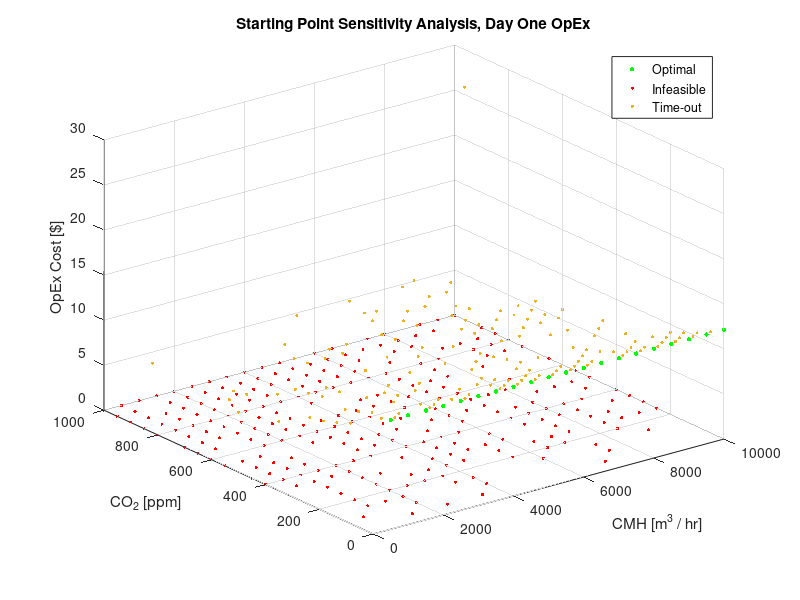

This chart was generated by the following MATLAB code:
data = csvread('sensitivity-output.csv');

x = data(:,1);
y = data(:,2);
c = data(:,3);
r = data(:,4);

greenX = x(r==1);
greenY = y(r==1);
greenC = c(r==1);

redX = x(r==3);
redY = y(r==3);
redC = c(r==3);

blackX = x(r==4);
blackY = y(r==4);
blackC = c(r==4);

logicBC = (0 < blackC) & (blackC < 50);
blackX1 = blackX(logicBC);
blackY1 = blackY(logicBC);
blackC1 = blackC(logicBC);

figure(1)
scatter3(greenX',greenY',greenC',10,'g','filled')
hold all
scatter3(redX',redY',redC',5,'r','filled')
scatter3(blackX1',blackY1',blackC1',5,'black','filled')
xlabel('CMH [m^3 / hr]')
ylabel('CO_2 [ppm]')
zlabel('OpEx Cost [$]')
title('Starting Point Sensitivity Analysis, Day One OpEx')
legend('Optimal','Infeasible','Time-out')

%{
    figure(2)
    scatter3(greenX',greenY',greenR',3,'g','.')
    hold all
    scatter3(redX',redY',redR',3,'r','.')
    scatter3(blackX',blackY',blackR',3,'black','.')
    xlabel('Tank Radius [m]')
    ylabel('Number of Tanks')
    zlabel('Optimal Radius [m]')
    title('Starting Point Sensitivity Analysis, Tank Radius')
    legend('Optimal','Infeasible','Time-out')

    figure(3)
    scatter3(greenX',greenY',greenN',3,'g','.')
    hold all
    scatter3(redX',redY',redN',3,'r','.')
    scatter3(blackX',blackY',blackN',3,'black','.')
    xlabel('Tank Radius [m]')
    ylabel('Number of Tanks')
    zlabel('Optimal Num. Tanks')
    title('Starting Point Sensitivity Analysis, Number of Tanks')
    legend('Optimal','Infeasible','Time-out')
%}